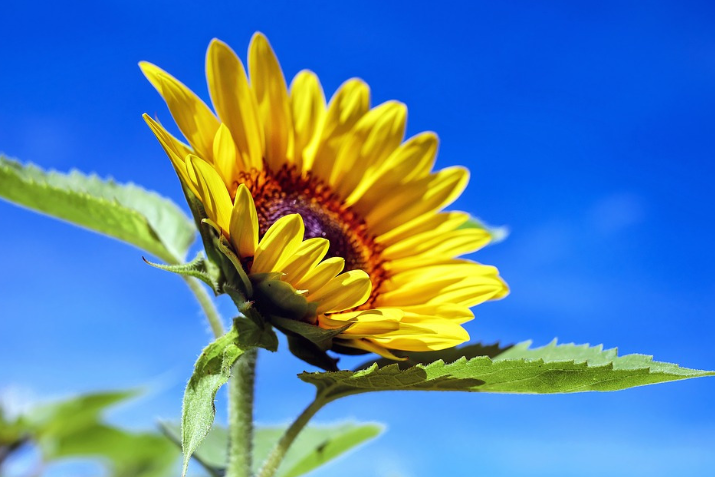
#> input picture 011_image_processing/020_contrast/input/flower.png, 715 x 477 px, found by its file name
$ python 010_adjust_contrast.py
#> lines starting #> are read from the running program, lines starting #| are printed output that depends on the picture; after the words box and inside, x2 and y2 are one past the last pixel; in counts of white or black regions, pixels touching at a corner belong together
import os
import cv2
import numpy as np

dir_proj = os.getcwd()
dir_base = os.path.join(dir_proj, "011_image_processing", "020_contrast")
dir_input = os.path.join(dir_base, "input")
dir_output = os.path.join(dir_base, "output")
os.makedirs(dir_output, exist_ok=True)

img = cv2.imread(filename=os.path.join(dir_input, "flower.png"))
#> img is the input picture: shape (477, 715, 3); mean B, G, R 172.4, 131.7, 85.1
if img is None:
    print("Error: Could not open image")
    exit()


def draw_histogram(gray):
    # Count how many pixels belong to each brightness value from 0 to 255.
    hist = cv2.calcHist(images=[gray], channels=[0], mask=None,
                        histSize=[256], ranges=[0, 256])
    hist = cv2.normalize(src=hist, dst=None, alpha=0, beta=260,
                         norm_type=cv2.NORM_MINMAX)

    canvas = np.full(shape=(300, 256, 3), fill_value=255, dtype=np.uint8)
    for i in range(1, 256):
        x1, x2 = (i - 1), i
        y1 = 300 - int(hist[i - 1][0])
        y2 = 300 - int(hist[i][0])
        cv2.line(img=canvas, pt1=(x1, y1), pt2=(x2, y2),
                 color=(30, 30, 30), thickness=2)

    return canvas


"""===========================================================================================
Brightness and Contrast
==========================================================================================="""
# Make a dark input first, then recover it with alpha and beta.
dark = cv2.convertScaleAbs(src=img, alpha=0.5, beta=-35)
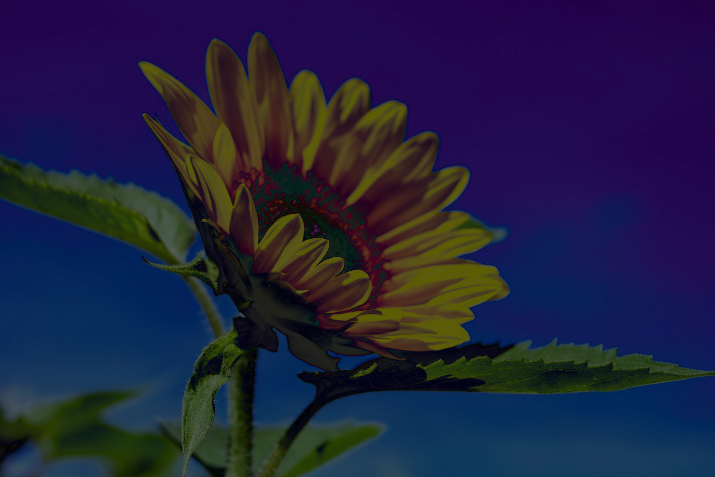
#> dark: shape (477, 715, 3); mean B, G, R 63.5, 32.6, 32.8
bright_contrast = cv2.convertScaleAbs(src=dark, alpha=4, beta=-100)
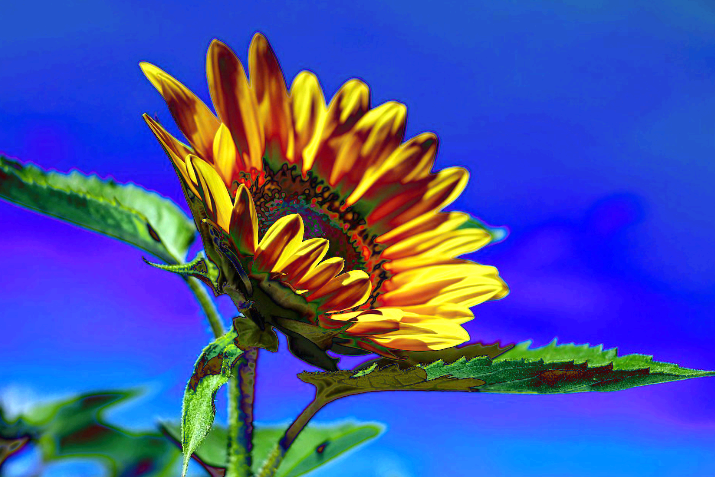
#> bright_contrast: shape (477, 715, 3); mean B, G, R 164.7, 82.9, 67.9

gray_dark = cv2.cvtColor(src=dark, code=cv2.COLOR_BGR2GRAY)
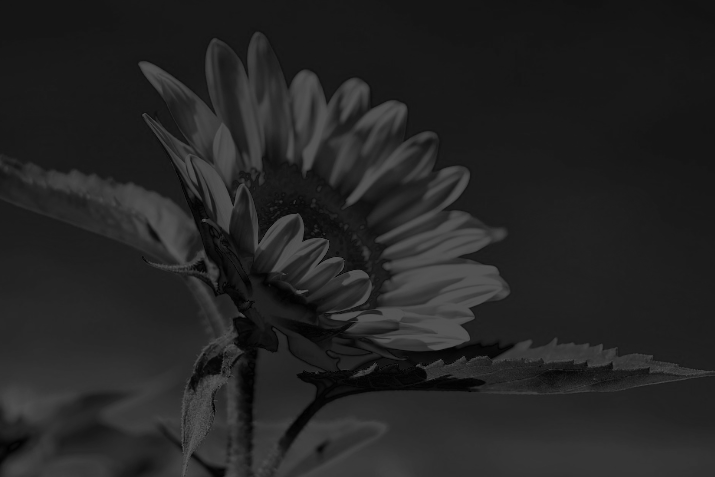
#> gray_dark: shape (477, 715); min 0, max 88, mean 36.2
gray_bright_contrast = cv2.cvtColor(src=bright_contrast,
                                    code=cv2.COLOR_BGR2GRAY)
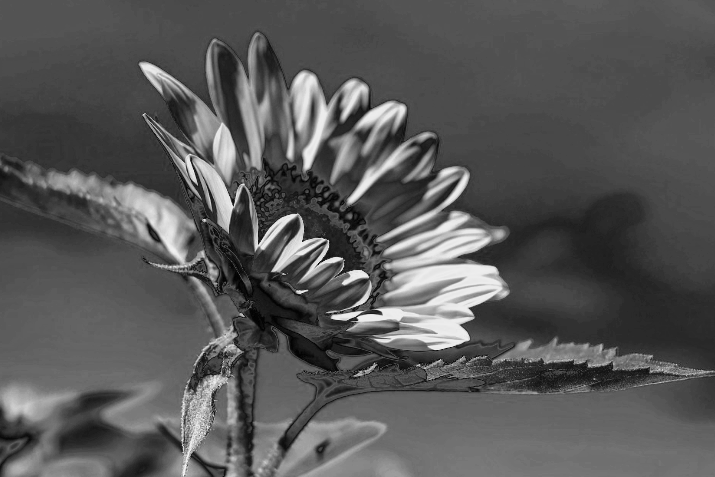
#> gray_bright_contrast: shape (477, 715); min 0, max 250, mean 87.7

cv2.imwrite(filename=os.path.join(dir_output, "01_dark_input.png"), img=dark)
cv2.imwrite(filename=os.path.join(dir_output, "02_hist_dark_input.png"),
            img=draw_histogram(gray=gray_dark))
#> in draw_histogram, `hist = cv2.calcHist(images=[gray], channels=[0], mask=None, histSize=[..`: hist = 256 values, max 29330 at index 24, min 0 at index 89, mean 1332.2
#> in draw_histogram, `hist = cv2.normalize(src=hist, dst=None, alpha=0, beta=260, norm_type=..`: hist = 256 values, max 260 at index 24, min 0 at index 89, mean 11.81
#> the loop in draw_histogram, `for i in range(1, 256):` made 255 passes
#> (y1, y2) on passes 1 to 3: (300, 300), (300, 299), (299, 296)
#> after the loop in draw_histogram, `for i in range(1, 256):`:
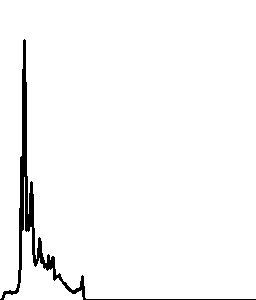
#> canvas: shape (300, 256, 3); values 30 (black) and 255 (white), 97% white; 1 black region, box (x1, y1, x2, y2) and area: (0, 39, 256, 300) 2309

cv2.imwrite(filename=os.path.join(dir_output, "03_brightness_contrast.png"),
            img=bright_contrast)
cv2.imwrite(filename=os.path.join(dir_output,
                                  "04_hist_brightness_contrast.png"),
            img=draw_histogram(gray=gray_bright_contrast))
#> in draw_histogram (call 2), `hist = cv2.calcHist(images=[gray], channels=[0], mask=None, histSize=[..`: hist = 256 values, max 13945 at index 76, min 0 at index 245, mean 1332.2
#> in draw_histogram (call 2), `hist = cv2.normalize(src=hist, dst=None, alpha=0, beta=260, norm_type=..`: hist = 256 values, max 260 at index 76, min 0 at index 245, mean 24.84
#> the loop in draw_histogram (call 2), `for i in range(1, 256):` made 255 passes
#> after the loop in draw_histogram (call 2), `for i in range(1, 256):`:
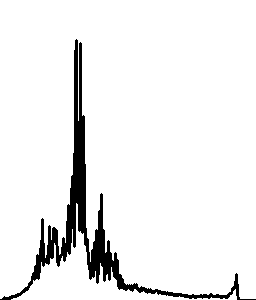
#> canvas: shape (300, 256, 3); values 30 (black) and 255 (white), 93.3% white; 1 black region, box (x1, y1, x2, y2) and area: (0, 39, 256, 300) 5148
